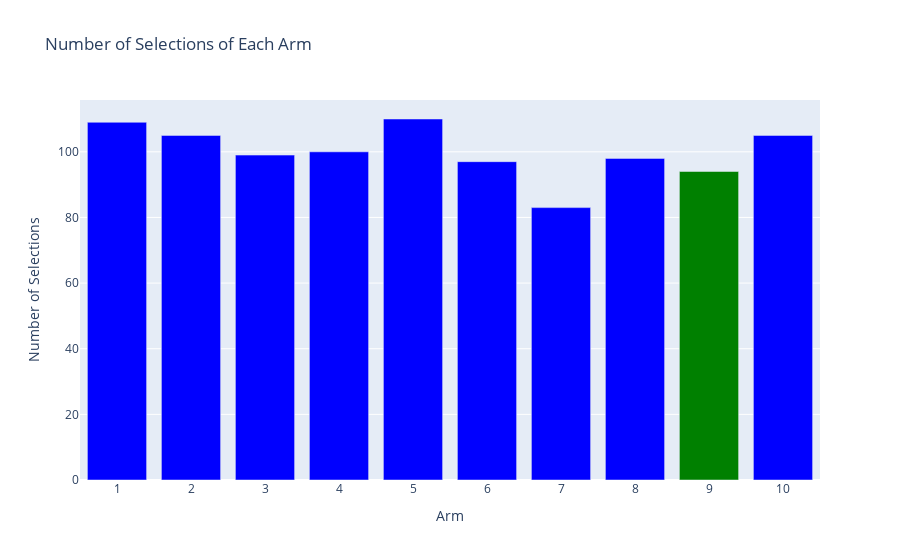

Notebook source saved alongside this figure:
### Code cell
random_results

### Figure 1 — Plotly figure (JSON) as saved in the notebook; plotly's stock layout.template omitted (floating-point values rounded to 4 significant figures)
{"data": [{"alignmentgroup": "True", "hovertemplate": "Arm=%{x}<br>Number of Selections=%{y}<extra></extra>", "legendgroup": "", "marker": {"color": ["blue", "blue", "blue", "blue", "blue", "blue", "blue", "blue", "green", "blue"], "pattern": {"shape": ""}}, "name": "", "offsetgroup": "", "orientation": "v", "showlegend": false, "textposition": "auto", "type": "bar", "x": ["1", "2", "3", "4", "5", "6", "7", "8", "9", "10"], "xaxis": "x", "y": [109, 105, 99, 100, 110, 97, 83, 98, 94, 105], "yaxis": "y"}], "layout": {"barmode": "relative", "legend": {"tracegroupgap": 0}, "title": {"text": "Number of Selections of Each Arm"}, "xaxis": {"anchor": "y", "domain": [0, 1], "title": {"text": "Arm"}}, "yaxis": {"anchor": "x", "domain": [0, 1], "title": {"text": "Number of Selections"}}}}
